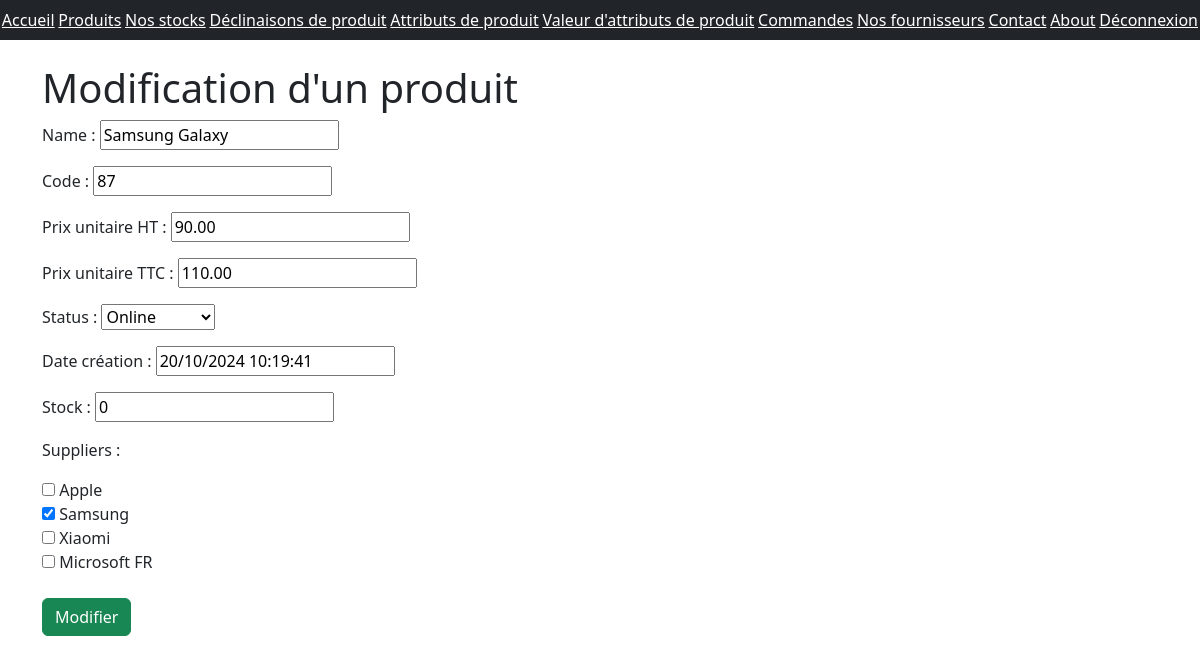
Page /monapp/product/18/update/ (signed in) on the earlier database version.
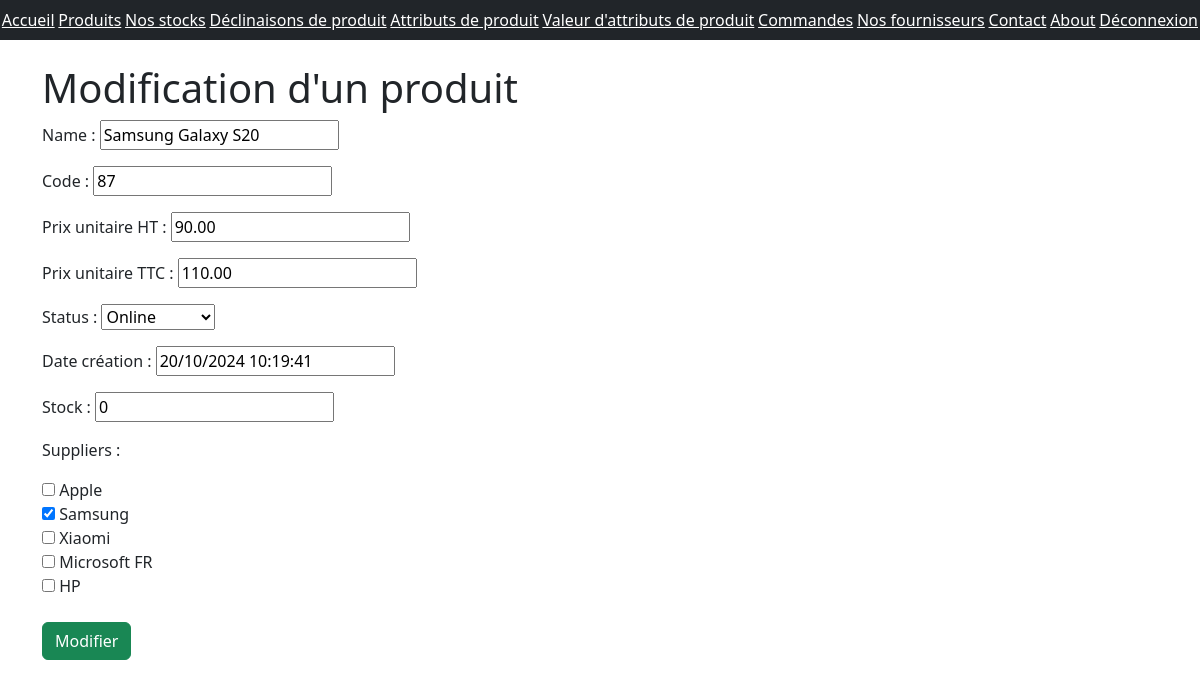
Same page on the later database version.
### monapp/models.py (models this page shows, shortened)
class Product(models.Model):
    name = models.CharField(max_length=100)
    code = models.CharField(max_length=10, null=True, blank=True, unique=True)
    price_ht = models.DecimalField(max_digits=8, decimal_places=2, null=True, blank=True, verbose_name="Prix unitaire HT")
    price_ttc = models.DecimalField(max_digits=8, decimal_places=2, null=True, blank=True, verbose_name="Prix unitaire TTC")
    status = models.SmallIntegerField(choices=PRODUCT_STATUS, default=0)
    date_creation = models.DateTimeField(blank=True, verbose_name="Date création", default=timezone.now)
    stock = models.IntegerField(default=0)
    suppliers = models.ManyToManyField('Supplier', related_name='supplied_products')

class Supplier(models.Model):
    name = models.CharField(max_length=100)
    contact_info = models.TextField()
    description = models.TextField(blank=True)
    products = models.ManyToManyField('Product', related_name='supplied_by', blank=True)
    def __str__(self):
        return self.name

### monapp/views.py (the view, shortened to what this page needs)
# urls.py: path("product/<pk>/update/", ProductUpdateView.as_view(), name="product-update"),
@method_decorator(login_required, name="dispatch")
@method_decorator(user_passes_test(is_admin), name="dispatch")
class ProductUpdateView(UpdateView):
    model = Product  # Utilise le modèle Product ici
    form_class = ProductForm  # Le formulaire utilisé pour mettre à jour
    template_name = "monapp/update_product.html"

### monapp/forms.py
class ProductForm(forms.ModelForm):
    suppliers = forms.ModelMultipleChoiceField(
        queryset=Supplier.objects.all(),
        widget=forms.CheckboxSelectMultiple,
        required=False
    )
    class Meta:
        model = Product
        fields = "__all__"

### monapp/views.py (called while the page is built)
def is_admin(user):
    return user.is_superuser

### monapp/templates/monapp/update_product.html (shortened to what this page needs)
{% extends 'monapp/base.html' %}
{% block contenu %}
  <h1>Modification d'un produit</h1>
  <form action="" method="post" novalidate>
    {{ form.as_p }}
    <button type="submit" class="btn btn-success mt-2">Modifier</button>
  </form>
{% endblock %}

Differences in the rows shown:
changed Product "Online": name "Samsung Galaxy" → "Samsung Galaxy S20"
Other differences:
form field suppliers: "☐ ☑ ☐ ☐" → "☐ ☑ ☐ ☐ ☐"
text no longer shown: "Name : Code : Prix unitaire HT : Prix unitaire TTC : Status : Date création : Stock : Suppliers : Apple Samsung Xiaomi Microsoft FR"
text now shown: "Name : Code : Prix unitaire HT : Prix unitaire TTC : Status : Date création : Stock : Suppliers : Apple Samsung Xiaomi Microsoft FR HP"
